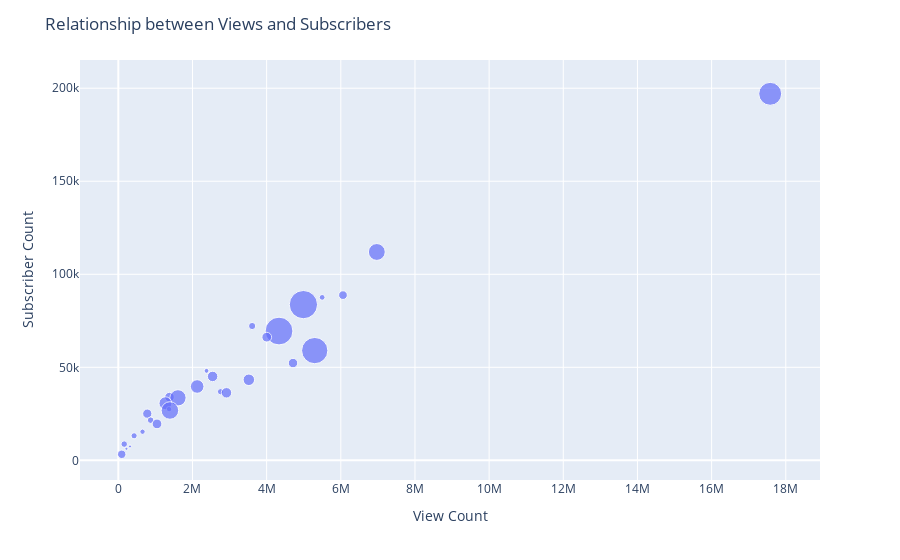

Notebook source saved alongside this figure:
### Code cell
# The relationship between the views, subs, videos
import plotly.express as px

fig = px.scatter(channels, x="view_count", y="subscriber_count",
                 size="video_count", hover_data=['title'])

fig.update_layout(title="Relationship between Views and Subscribers",
                  xaxis_title="View Count",
                  yaxis_title="Subscriber Count")
fig.show()

### Figure 1 — Plotly figure (JSON) as saved in the notebook; plotly's stock layout.template omitted (floating-point values rounded to 4 significant figures)
{"data": [{"customdata": [["Vania Ice"], ["Trey Zo & Rappy Boy"], ["El Pro Burundi"], ["Big Fizzo Official"], ["Thizzy official"], ["Natacha Burundi"], ["LinoG Umvukuri"], ["R-Flow The Raincoat"], ["Monia Fleur"], ["Ado Josan"], ["Drama T"], ["Alvin Smith Official"], ["Mo'W Kanzie Official"], ["Esther Nish Official ♪"], ["Berry Music"], ["Vichou Love"], ["MB DATA Boy"], ["Wiz Designer"], ["Mt number one"], ["Sat-B"], ["Kirikou A-kili"], ["Meili Official"], ["OLEGUE"], ["We Love Muzik"], ["DJ. LEWIS"], ["D-ONE"], ["Double Jay OnceAgain"], ["Victorious Team"], ["Mutama w’UBUKi🍯"], ["B-Face Official"]], "hovertemplate": "view_count=%{x}<br>subscriber_count=%{y}<br>video_count=%{marker.size}<br>title=%{customdata[0]}<extra></extra>", "legendgroup": "", "marker": {"color": "#636efa", "size": [8, 8, 18, 60, 15, 146, 9, 19, 2, 19, 7, 163, 56, 35, 6, 65, 23, 39, 28, 111, 11, 9, 5, 23, 6, 20, 16, 20, 2, 169], "sizemode": "area", "sizeref": 0.4225, "symbol": "circle"}, "mode": "markers", "name": "", "orientation": "v", "showlegend": false, "type": "scatter", "x": [425724, 2755721, 781401, 6971548, 91726, 5297054, 159248, 1380698, 315288, 4711197, 5497365, 4334058, 1608547, 1270518, 1369702, 1391579, 2543104, 2126865, 3520104, 17579654, 3609573, 871559, 2379196, 2917364, 653267, 4003161, 6058785, 1043719, 219410, 4991867], "xaxis": "x", "y": [13200, 36900, 25100, 112000, 3260, 59000, 8740, 34000, 7490, 52300, 87600, 69500, 33600, 30700, 27500, 26800, 45100, 39700, 43300, 197000, 72200, 21600, 48100, 36300, 15400, 66200, 88800, 19600, 6240, 83700], "yaxis": "y"}], "layout": {"legend": {"itemsizing": "constant", "tracegroupgap": 0}, "margin": {"t": 60}, "title": {"text": "Relationship between Views and Subscribers"}, "xaxis": {"anchor": "y", "domain": [0, 1], "title": {"text": "View Count"}}, "yaxis": {"anchor": "x", "domain": [0, 1], "title": {"text": "Subscriber Count"}}}}
